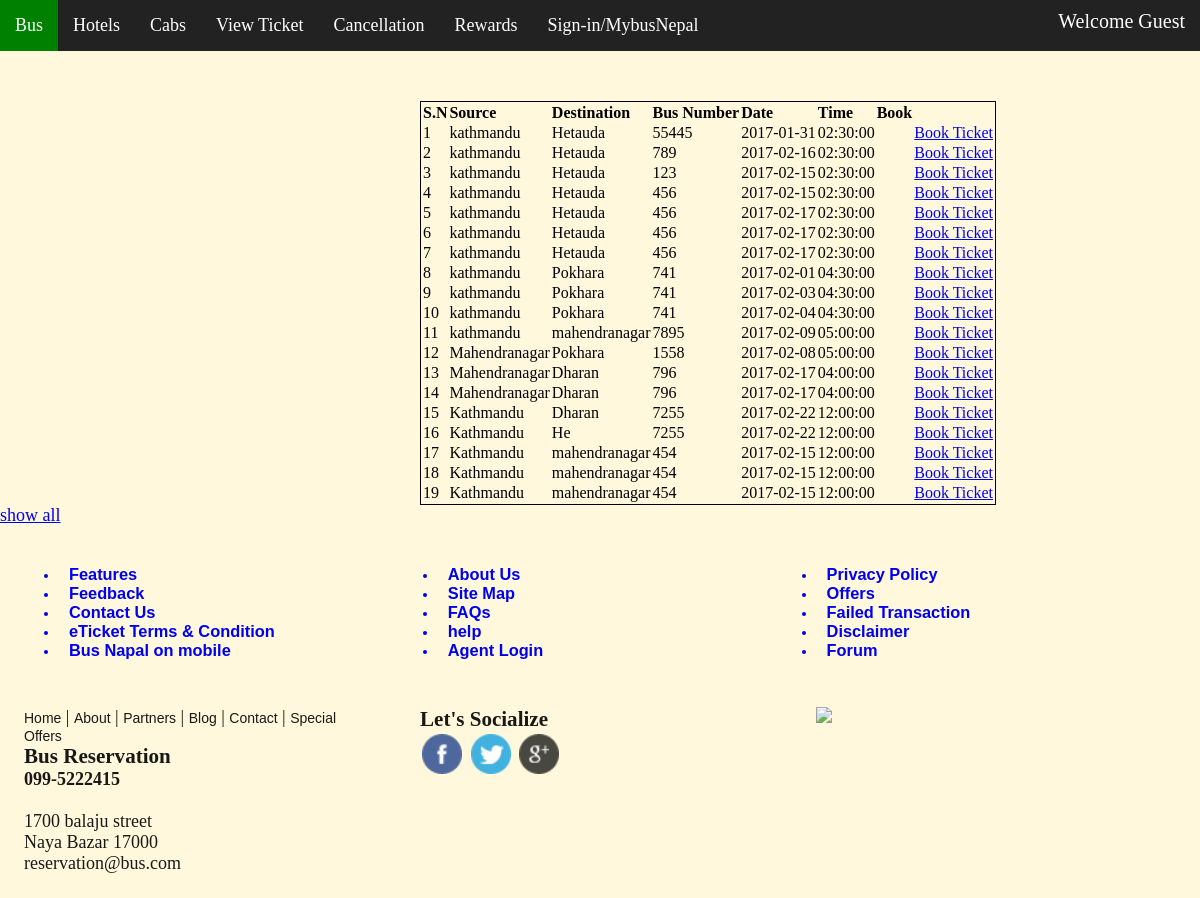
Screenshot of /display.php with the database file from the repository.
### tables this page shows
CREATE TABLE IF NOT EXISTS `busdetail` (
`id` int(11) NOT NULL,
  `source` varchar(32) NOT NULL,
  `destination` varchar(32) NOT NULL,
  `busnum` varchar(32) NOT NULL,
  `date` date NOT NULL,
  `time` time NOT NULL
);

### _includes/db.php (called while the page is built, shortened)
<?php
	class DB{
		public $mysqli;
		function __construct(){
			$this->mysqli  = new mysqli(DBHOST, DBUSER, DBPASS,  DBNAME);
		}
	    public function getall($table_name,$condition='',$condition_type='AND'){
			$rows=array();
			$query=" SELECT * FROM `".$table_name."`";
			$result=$this->mysqli->query($query) or die($this->mysqli->error);
			if($result->num_rows>0){
				while($row=$result->fetch_array()){
      				$rows[]=$row;
				}
			}
			return $rows;
		}
	}
?>

### display.php (the view, shortened to what this page needs)
<?php
	include_once('_includes/db.php');
	$db = new DB();
	include_once('_includes/header.php');
?>
<?php
	if(!isset($buses))
		$buses = $db->getall('busdetail');
?>
<?php
	if($buses){
		$count=1;
		?>
	   	<table border="2px solid " cellpadding="12px" cellspacing="2px">
			<tr>
				<th>S.N</th>
				<th>Source</th>
				<th>Destination</th>
				<th>Bus Number</th>
				<th>Date</th>
				<th>Time</th>
				<th>Book</th>
			</tr>
			<?php
  				foreach($buses as $bus){
					echo "<tr><td>".$count."</td><td>".$bus['source']."</td><td>".$bus['destination']."</td><td>".$bus['busnum']. "</td><td>".$bus['date']."</td><td>".$bus['time']."</td><td>"."</td><td><a href=\"view_ticket.php?id=".   $bus['id']."\">Book Ticket</a></tr></td>";
						$count++;
				}
			?>
		</table>
		<?php
	}
	else{
		echo "sorry! there is no bus available for this route. <br/>";
	}
?>
<a href="display.php">show all</a>
<?php include_once('_includes/middle.php'); ?>
<?php include_once('_includes/footer.php'); ?>

### _includes/header.php (shortened to what this page needs)
<html>
<head>
	<link rel="stylesheet" type="text/css" href="st.css">
</head>
<body>
	<div id="nav">
		<div id="nav_wrapper">
			<ul>
				<li><a href="#">Bus</a></li><li>
				<a href="#">Hotels</a></li><li>
				<a href="#">Cabs</a></li><li>
				<a href="#">View Ticket</a>
					</li><li>
				<a href="#">Cancellation</a>
					</li><li>
				<a href="#">Rewards</a></li><li>
				<a href="#">Sign-in/MybusNepal</a></li>
				<font style="float: right;color: white;font-size: 20px;margin-top: 10px;margin-right:5px;padding-right:10px;">Welcome Guest</font>
			</ul>
		</div>
	</div>

### _includes/middle.php (shortened to what this page needs)
<div id="mid">
	<section>
		<ul class="gym">
			<a href="features.php" target="blank"><li><h3>Features</h3></li></a>
			<a href="feedback.php" target="blank"><li><h3>Feedback</h3></li></a>
			<a href="#"><li><h3>Contact Us</h3></li></a>
			<a href="#"><li><h3>eTicket Terms & Condition</h3></li></a>
			<a href="#"><li><h3>Bus Napal on mobile</h3></li></a>
		</ul>
	</section>
	<section>
		<ul class="gym">
			<a href="#"><li><h3>About Us</h3></li></a>
			<a href="#"><li><h3>Site Map</h3></li></a>
			<a href="#"><li><h3>FAQs</h3></li></a>
			<a href="#"><li><h3>help</h3></li></a>
			<a href="#"><li><h3>Agent Login</h3></li></a>
		</ul>
	</section>
	<section>
		<ul class="gym">
			<a href="#"><li><h3>Privacy Policy</h3></li></a>
			<a href="#"><li><h3>Offers</h3></li></a>
			<a href="#"><li><h3>Failed Transaction</h3></li></a>
			<a href="#"><li><h3>Disclaimer</h3></li></a>
			<a href="#"><li><h3>Forum</h3></li></a>
		</ul>
	</section>
</div>

### _includes/footer.php (shortened to what this page needs)
	<footer>
		<section>
			<div id="bottom">
				<div id="bottom1">
					<a href="#">Home</a> |
					<a href="#">About</a> |
					<a href="#">Partners</a> |
					<a href="#">Blog</a> |
					<a href="#">Contact</a> |
					<a href="#">Special Offers</a>
				</div>
			</div>
			<h3><b>Bus Reservation</b></h3>
			<p><b>099-5222415</b><br/><br/>
				1700 balaju street<br/>
				Naya Bazar 17000<br/>
				reservation@bus.com
			</p>
		</section>
		<section>
			<h3>Let's Socialize</h3>
			<ul class="social">
				<li><a href="#"><img src="uploads/facebook.png"></a></li>
				<li><a href="#"><img src="uploads/twitter.png"></a></li>
				<li><a href="#"><img src="uploads/google.png"></a></li>
			</ul>
		</section>
		<section>
			<img src="#">
		</section>
	</footer>
</body>
</html>

### st.css (style rules this page uses)
* { margin: 0; padding: 0; border: 0; }
body { background: #FFF8DC; font: a4px/20px Arial, san-serif; overflow-y: scroll; font-size: 18px; }
table { border: 1px solid #000000; text-align: left; margin-top: 50px; margin-left: 35%; }
#nav { background-color: #222; }
#nav ul { list-style-type: none; padding: 0; margin: 0; position: relative; }
#nav ul li { display: inline-block; }
#nav ul li a,visited { color: white; display: block; padding: 15px; text-decoration: none; }
div#mid { padding: 16px; position: relative; margin-left: 20px; }
ul.gym a { font-family: Arial, Helvitaca, sabs-serif; font-size: 14px; text-decoration: none; position: relative; transition: background 0.3s linear 0s, color 0.3s linear 0s; -ms-transition: background 0.3s linear 0s, color 0.3s linear 0s; -o-transition: background 0.3s linear 0s, color 0.3s linear 0s; }
ul.gym li { padding-left: 3%; }
section { width: 3%; float: left; margin: 0% 0%; }
footer { width: 100%; overflow: hidden; opacity: 0.9; }
footer p, footer h3 { color: black; }
ul.social li { display: inline; }
ul.social li img { height: 40px; margin: 2px; display: inline-block; }
div#bottom { position: relative; }
div#bottom1>a { font-family: Arial, Helvitaca, sabs-serif; font-size: 14px; color: black; text-decoration: none; position: relative; }
section { width: 29%; float: left; margin: 2% 2%; }

### rows the page displays
busdetail: source "kathmandu", destination "Hetauda", busnum "55445", date "2017-01-31", time "02:30:00"
busdetail: source "kathmandu", destination "Hetauda", busnum "789", date "2017-02-16", time "02:30:00"
busdetail: source "kathmandu", destination "Hetauda", busnum "123", date "2017-02-15", time "02:30:00"
busdetail: source "kathmandu", destination "Hetauda", busnum "456", date "2017-02-15", time "02:30:00"
busdetail: source "kathmandu", destination "Hetauda", busnum "456", date "2017-02-17", time "02:30:00"
busdetail: source "kathmandu", destination "Hetauda", busnum "456", date "2017-02-17", time "02:30:00"
busdetail: source "kathmandu", destination "Hetauda", busnum "456", date "2017-02-17", time "02:30:00"
busdetail: source "kathmandu", destination "Pokhara", busnum "741", date "2017-02-01", time "04:30:00"
busdetail: source "kathmandu", destination "Pokhara", busnum "741", date "2017-02-03", time "04:30:00"
busdetail: source "kathmandu", destination "Pokhara", busnum "741", date "2017-02-04", time "04:30:00"
busdetail: source "kathmandu", destination "mahendranagar", busnum "7895", date "2017-02-09", time "05:00:00"
busdetail: source "Mahendranagar", destination "Pokhara", busnum "1558", date "2017-02-08", time "05:00:00"
busdetail: source "Mahendranagar", destination "Dharan", busnum "796", date "2017-02-17", time "04:00:00"
busdetail: source "Mahendranagar", destination "Dharan", busnum "796", date "2017-02-17", time "04:00:00"
busdetail: source "Kathmandu", destination "Dharan", busnum "7255", date "2017-02-22", time "12:00:00"
busdetail: source "Kathmandu", destination "He", busnum "7255", date "2017-02-22", time "12:00:00"
busdetail: source "Kathmandu", destination "mahendranagar", busnum "454", date "2017-02-15", time "12:00:00"
busdetail: source "Kathmandu", destination "mahendranagar", busnum "454", date "2017-02-15", time "12:00:00"
busdetail: source "Kathmandu", destination "mahendranagar", busnum "454", date "2017-02-15", time "12:00:00"
